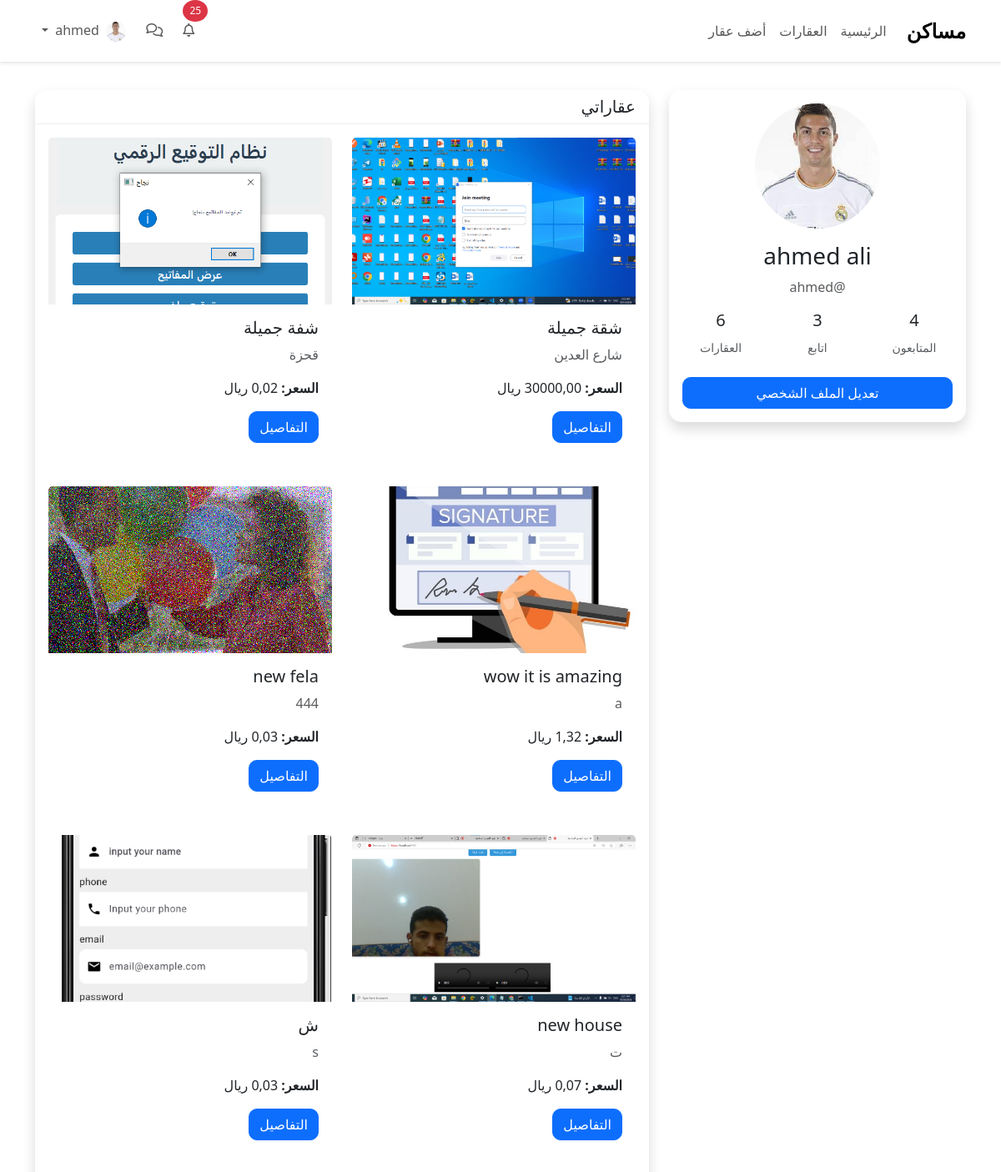
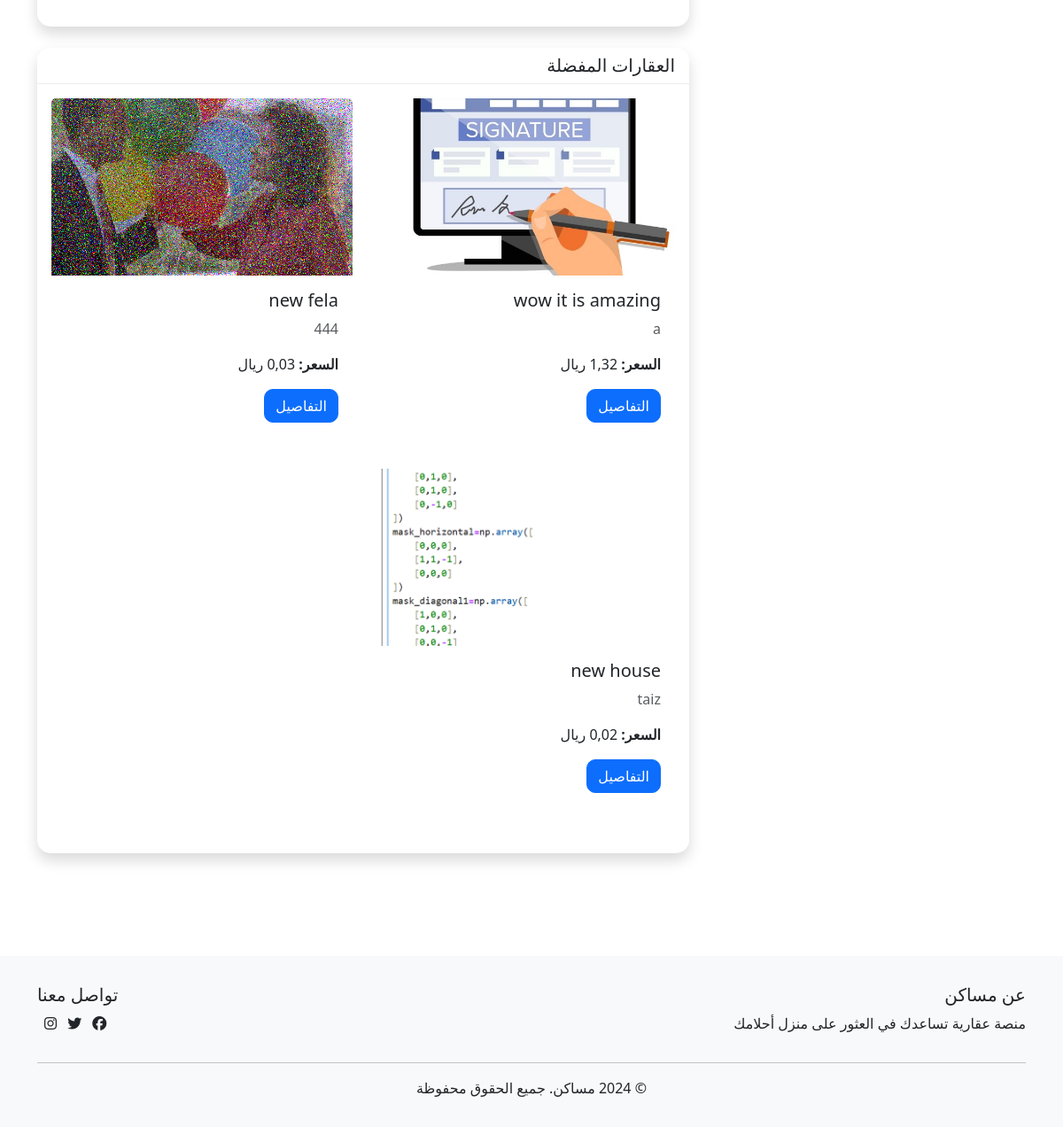
Page /accounts/profile/ (signed in) on the committed database (2 pictures, top to bottom).
### accounts/models.py (models this page shows, shortened)
class Profile(models.Model):
    user = models.OneToOneField(User, on_delete=models.CASCADE)
    bio = models.TextField(max_length=500, blank=True)
    phone_number = models.CharField(max_length=20, blank=True)
    profile_picture = models.ImageField(upload_to='profile_pics', default='default/default_avatar.png')
    address = models.CharField(max_length=255, blank=True)
    city = models.CharField(max_length=100, blank=True)
    country = models.CharField(max_length=100, blank=True)
    is_verified = models.BooleanField(default=False)
    is_agent = models.BooleanField(default=False)
    following = models.ManyToManyField('self', symmetrical=False, related_name='followers', blank=True)
    created_at = models.DateTimeField(auto_now_add=True)
    updated_at = models.DateTimeField(auto_now=True)
    @property
    def avatar_url(self):
        if self.profile_picture and hasattr(self.profile_picture, 'url'):
            return self.profile_picture.url
        return '/static/accounts/default/default_avatar.png'

### properties/models.py (models this page shows, shortened)
class Property(models.Model):
    PROPERTY_TYPE_CHOICES = [
        ('apartment', _('شقة')),
        ('house', _('منزل')),
        ('villa', _('فلة')),
        ('land', _('أرض')),
        ('commercial', _('دكان')),
    ]
    LISTING_TYPE_CHOICES = [
        ('sale', _('للبيع')),
        ('rent', _('للإجار')),
    ]
    CURRENCY_CHOICES = [
        ('YER', _('ريال يمني ')),
        ('USD', _('دولار')),
        ('SAR', _(' ريال سعودي')),
    ]
    area_meas=[
        ('meter',_('متر مربع')),
        ('labinh',_( 'لبنه')),
        ('q',_( 'قصبة')),
    ]
    owner = models.ForeignKey(User, on_delete=models.CASCADE, related_name='properties')
    title = models.CharField(max_length=200)
    description = models.TextField()
    property_type = models.CharField(max_length=20, choices=PROPERTY_TYPE_CHOICES)
    listing_type = models.CharField(max_length=10, choices=LISTING_TYPE_CHOICES)
    price = models.DecimalField(max_digits=12, decimal_places=2)
    currency = models.CharField(max_length=3, choices=CURRENCY_CHOICES, default='YER')
    halls_count = models.PositiveIntegerField(verbose_name=_('Number of Halls'), default=0)
    councils_count = models.PositiveIntegerField(verbose_name=_('Number of Councils'), default=0)
    rooms_count = models.PositiveIntegerField(verbose_name=_('Number of Rooms'), default=0)
    area = models.DecimalField(max_digits=10, decimal_places=2)
    area_measurment= models.CharField(max_length = 20,choices=area_meas)
    governorate = models.ForeignKey(Governorate, on_delete=models.SET_NULL, null=True, related_name='properties')
    district = models.ForeignKey(District, on_delete=models.SET_NULL, null=True, related_name='properties')
    neighborhood = models.CharField(max_length=200, blank=True, null=True, verbose_name=_('Neighborhood/Street'))
    map_location = models.CharField(max_length=500, blank=True, null=True, verbose_name=_('Map Location'))
    bedrooms = models.PositiveIntegerField(null=True, blank=True, verbose_name=_('Number of Bedrooms'))
    living_rooms = models.PositiveIntegerField(null=True, blank=True, verbose_name=_('Number of Living Rooms'))
    bathrooms = models.PositiveIntegerField(null=True, blank=True, verbose_name=_('Number of Bathrooms'))
    kitchens = models.PositiveIntegerField(null=True, blank=True, verbose_name=_('Number of Kitchens'))
    majlis = models.PositiveIntegerField(null=True, blank=True, verbose_name=_('Number of Majlis'))
    floor_number = models.PositiveIntegerField(null=True, blank=True, verbose_name=_('Floor Number'))  # For apartments
    number_of_floors = models.PositiveIntegerField(null=True, blank=True, verbose_name=_('Number of Floors'))  # For houses
    location = models.CharField(max_length=200)
    address = models.TextField()
    created_at = models.DateTimeField(auto_now_add=True)
    updated_at = models.DateTimeField(auto_now=True)
    is_available = models.BooleanField(default=True)
    views_count = models.PositiveIntegerField(default=0)
    liked_by = models.ManyToManyField(User, related_name='liked_properties', blank=True)
    class Meta:
        verbose_name_plural = 'Properties'
        ordering = ['-created_at']

class PropertyImage(models.Model):
    property = models.ForeignKey(Property, on_delete=models.CASCADE, related_name='images')
    image = models.ImageField(upload_to='property_images/')
    is_primary = models.BooleanField(default=False)
    created_at = models.DateTimeField(auto_now_add=True)
    class Meta:
        ordering = ['-is_primary', '-created_at']

### accounts/views.py (the view)
# urls.py: path('profile/', api_views.get_user_profile, name='api-profile'),
@login_required
def profile(request):
    properties = Property.objects.filter(owner=request.user)
    liked_properties = request.user.liked_properties.all().order_by('-created_at')[:3]
    context = {
        'properties': properties,
        'liked_properties': liked_properties,
        'properties_count': properties.count(),
        'followers_count': request.user.profile.followers.count(),
        'following_count': request.user.profile.following.count()
    }
    return render(request, 'accounts/profile.html', context)

### notifications/context_processors.py (called while the page is built)
def notifications_processor(request):
    if request.user.is_authenticated:
        unread_notifications_count = Notification.objects.filter(
            recipient=request.user,
            is_read=False
        ).count()
        recent_notifications = Notification.objects.filter(
            recipient=request.user
        ).order_by('-created_at')[:5]
        return {
            'unread_notifications_count': unread_notifications_count,
            'recent_notifications': recent_notifications
        }
    return {
        'unread_notifications_count': 0,
        'recent_notifications': []
    }

### accounts/templates/accounts/profile.html (shortened to what this page needs)
{% extends 'base.html' %}
{% load static %}
{% load crispy_forms_tags %}
{% block content %}
<div class="container py-5">
    <div class="row">
        <div class="col-md-4 mb-4">
            <div class="card shadow">
                <div class="card-body text-center">
                    <img src="{{ user.profile.profile_picture.url }}" alt="Profile Picture" class="rounded-circle img-fluid mb-3" style="width: 150px; height: 150px; object-fit: cover;">
                    <h3>{{ user.get_full_name }}</h3>
                    <p class="text-muted">@{{ user.username }}</p>
                    <div class="row text-center mb-4">
                        <div class="col">
                            <h5>{{ followers_count }}</h5>
                            <small class="text-muted">المتابعون</small>
                        </div>
                        <div class="col">
                            <h5>{{ following_count }}</h5>
                            <small class="text-muted">اتابع</small>
                        </div>
                        <div class="col">
                            <h5>{{ properties_count }}</h5>
                            <small class="text-muted">العقارات</small>
                        </div>
                    </div>
                    <div class="d-grid gap-2">
                        <a href="{% url 'accounts:edit_profile' %}" class="btn btn-primary">تعديل الملف الشخصي</a>
                    </div>
                </div>
            </div>
        </div>
        <div class="col-md-8">
            <div class="card shadow mb-4">
                <div class="card-header bg-white">
                    <h5 class="card-title mb-0">عقاراتي</h5>
                </div>
                <div class="card-body">
                    {% if properties %}
                    <div class="row">
                        {% for property in properties %}
                        <div class="col-md-6 mb-3">
                            <div class="card h-100">
                                {% if property.images.first %}
                                <img src="{{ property.images.first.image.url }}" class="card-img-top" alt="{{ property.title }}" style="height: 200px; object-fit: cover;">
                                {% else %}
                                <img src="{% static 'img/default-property.jpg' %}" class="card-img-top" alt="Default Property Image" style="height: 200px; object-fit: cover;">
                                {% endif %}
                                <div class="card-body">
                                    <h5 class="card-title">{{ property.title }}</h5>
                                    <p class="card-text text-muted">{{ property.location }}</p>
                                    <p class="card-text">
                                        <strong>السعر:</strong> {{ property.price }} ريال
                                    </p>
                                    <a href="{% url 'properties:property_detail' property.pk %}" class="btn btn-primary">التفاصيل</a>
                                </div>
                            </div>
                        </div>
                        {% endfor %}
                    </div>
                    {% else %}
                    <p class="text-center text-muted">لم تقم بإضافة أي عقارات بعد</p>
                    <div class="text-center">
                        <a href="{% url 'properties:create_property' %}" class="btn btn-primary">أضف عقار جديد</a>
                    </div>
                    {% endif %}
                </div>
            </div>
            <div class="card shadow">
                <div class="card-header bg-white">
                    <h5 class="card-title mb-0">العقارات المفضلة</h5>
                </div>
                <div class="card-body">
                    {% if liked_properties %}
                    <div class="row">
                        {% for property in liked_properties %}
                        <div class="col-md-6 mb-3">
                            <div class="card h-100">
                                {% if property.images.first %}
                                <img src="{{ property.images.first.image.url }}" class="card-img-top" alt="{{ property.title }}" style="height: 200px; object-fit: cover;">
                                {% else %}
                                <img src="{% static 'img/default-property.jpg' %}" class="card-img-top" alt="Default Property Image" style="height: 200px; object-fit: cover;">
                                {% endif %}
                                <div class="card-body">
                                    <h5 class="card-title">{{ property.title }}</h5>
                                    <p class="card-text text-muted">{{ property.location }}</p>
                                    <p class="card-text">
                                        <strong>السعر:</strong> {{ property.price }} ريال
                                    </p>
                                    <a href="{% url 'properties:property_detail' property.pk %}" class="btn btn-primary">التفاصيل</a>
                                </div>
                            </div>
                        </div>
                        {% endfor %}
                    </div>
                    {% else %}
                    <p class="text-center text-muted">لم تقم بإضافة أي عقارات للمفضلة بعد</p>
                    {% endif %}
                </div>
            </div>
        </div>
    </div>
</div>
{% endblock %}

### templates/base.html (shortened to what this page needs)
{% load static %}
<!DOCTYPE html>
<html lang="ar" dir="rtl">
<head>
    <link rel="stylesheet" href="https://cdn.jsdelivr.net/npm/bootstrap@5.3.2/dist/css/bootstrap.rtl.min.css">
    <link rel="stylesheet" href="https://cdnjs.cloudflare.com/ajax/libs/font-awesome/6.5.1/css/all.min.css">
</head>
<body>
    <nav class="navbar navbar-expand-lg navbar-light bg-light">
        <div class="container">
            <a class="navbar-brand" href="{% url 'home:home' %}">مساكن</a>
            <div class="collapse navbar-collapse" id="navbarNav">
                <ul class="navbar-nav me-auto">
                    <li class="nav-item">
                        <a class="nav-link {% if request.resolver_match.url_name == 'home' %}active{% endif %}" href="{% url 'home:home' %}">الرئيسية</a>
                    </li>
                    <li class="nav-item">
                        <a class="nav-link {% if request.resolver_match.url_name == 'property_list' %}active{% endif %}" href="{% url 'properties:property_list' %}">العقارات</a>
                    </li>
                    {% if user.is_authenticated %}
                    <li class="nav-item">
                        <a class="nav-link {% if request.resolver_match.url_name == 'create_property' %}active{% endif %}" href="{% url 'properties:create_property' %}">أضف عقار</a>
                    </li>
                    {% endif %}
                </ul>
                {% if user.is_authenticated %}
                <ul class="navbar-nav">
                    <li class="nav-item position-relative">
                        <a class="nav-link {% if request.resolver_match.url_name == 'notifications' %}active{% endif %}" href="{% url 'notifications' %}">
                            <i class="far fa-bell"></i>
                            <span class="notification-badge" id="notificationCount" {% if unread_notifications_count > 0 %}style="display: block;"{% endif %}>
                                {{ unread_notifications_count }}
                            </span>
                        </a>
                    </li>
                    <li class="nav-item dropdown mx-2">
                        <a class="nav-link position-relative" href="#"   id="chatDropdown" role="button" data-bs-toggle="dropdown">
                            <i class="far fa-comments"></i>
                        </a>
                    </li>
                    <li class="nav-item dropdown">
                        <a class="nav-link dropdown-toggle" href="#" id="userDropdown" role="button" data-bs-toggle="dropdown">
                            <img src="{{ user.profile.avatar_url }}" class="rounded-circle me-1" style="width: 24px; height: 24px; object-fit: cover;">
                        </a>
                    </li>
                </ul>
                {% else %}
                <div class="navbar-nav">
                    <a class="nav-link" href="{% url 'accounts:login' %}">تسجيل الدخول</a>
                    <a class="nav-link" href="{% url 'accounts:register' %}">تسجيل جديد</a>
                </div>
                {% endif %}
            </div>
        </div>
    </nav>
    {% block content %}{% endblock %}
    <footer class="footer">
        <div class="container">
            <div class="row">
                <div class="col-md-6">
                    <h5>عن مساكن</h5>
                    <p>منصة عقارية تساعدك في العثور على منزل أحلامك</p>
                </div>
                <div class="col-md-6 text-md-end">
                    <h5>تواصل معنا</h5>
                    <div class="social-links">
                        <a href="#" class="text-dark me-2"><i class="fab fa-facebook"></i></a>
                        <a href="#" class="text-dark me-2"><i class="fab fa-twitter"></i></a>
                        <a href="#" class="text-dark me-2"><i class="fab fa-instagram"></i></a>
                    </div>
                </div>
            </div>
            <hr>
            <div class="text-center">
                <p class="mb-0">&copy; 2024 مساكن. جميع الحقوق محفوظة</p>
            </div>
        </div>
    </footer>
</body>
</html>

### templates/base.html (style rules this page uses)
body { font-family: 'Segoe UI', Tahoma, Geneva, Verdana, sans-serif; padding-top: 60px; }
.navbar { position: fixed; top: 0; right: 0; left: 0; z-index: 1030; background-color: rgba(255, 255, 255, 0.95) !important; box-shadow: 0 2px 4px rgba(0,0,0,.1); }
.navbar-brand { font-size: 1.5rem; font-weight: bold; }
.footer { background-color: #f8f9fa; padding: 2rem 0; margin-top: 3rem; }
.notification-badge { position: absolute; top: -8px; right: -8px; background-color: #dc3545; color: white; border-radius: 50%; padding: 0.25rem 0.5rem; font-size: 0.75rem; min-width: 1.5rem; text-align: center; display: none; }
.navbar-nav .nav-link { padding: 1rem 0.8rem; transition: all 0.3s ease; }

### accounts/templates/accounts/profile.html (style rules this page uses)
.card { border: none; border-radius: 15px; margin-bottom: 20px; }
.card-header { border-radius: 15px 15px 0 0 !important; border-bottom: 1px solid #eee; }
.btn-primary { border-radius: 10px; }

### rows in the picture
Property: images.first.image (picture), title "شقة جميلة", location "شارع العدين"
Property: images.first.image (picture), title "شفة جميلة", location "قحزة"
Property: images.first.image (picture), title "wow it is amazing", location "a"
Property: images.first.image (picture), title "new fela", location "444"
Property: images.first.image (picture), title "new house", location "ت"
Property: images.first.image (picture), title "ش", location "s"
Property: images.first.image (picture), title "new house", location "taiz"

### other values in the picture
{{ unread_notifications_count }} "25"
{{ user.get_full_name }} "ahmed ali"
{{ user.username }} "ahmed"
{{ followers_count }} "4"
{{ following_count }} "3"
{{ properties_count }} "6"
